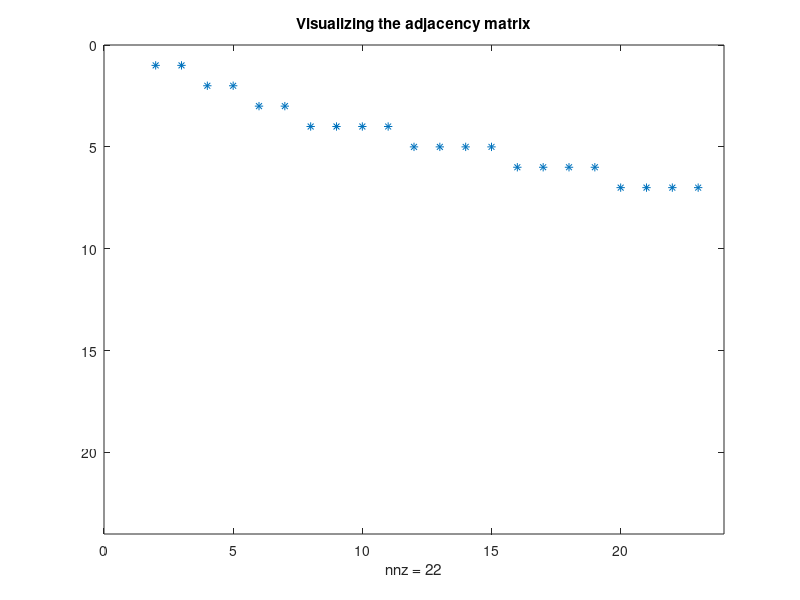

The MATLAB script that drew this image: (Note: this script raises an error after producing the figure.)

U={'home','meta_liste_produit1','meta_liste_produit2','liste_produit1','liste_produit2','liste_produit3','liste_produit4','fiche_produit1','fiche_produit2','fiche_produit3','fiche_produit4','fiche_produit5','fiche_produit6','fiche_produit7','fiche_produit8','fiche_produit9','fiche_produit10','fiche_produit11','fiche_produit12','fiche_produit13','fiche_produit14','fiche_produit15','fiche_produit16'};
G = [ ...
% home  meta_liste_produit1  meta_liste_produit2  liste_produit1  liste_produit2  liste_produit3  liste_produit4  fiche_produit1  fiche_produit2  fiche_produit3  fiche_produit4  fiche_produit5  fiche_produit6  fiche_produit7  fiche_produit8  fiche_produit9  fiche_produit10  fiche_produit11  fiche_produit12  fiche_produit13  fiche_produit14  fiche_produit15  fiche_produit16
% home         
  0          1                     1                     0              0                 0                0             0                0              0              0                0                0               0             0               0                 0                0                0                 0                0                0                0;...
% meta_liste_produit1
  0          0                     0                     1              1                 0                0             0                0              0              0                0                0               0             0               0                 0                0                0                 0                0                0                0;...
% meta_liste_produit2
  0          0                     0                     0              0                 1                1             0                0              0              0                0                0               0             0               0                 0                0                0                 0                0                0                0;...
% liste_produit1
  0          0                     0                     0              0                 0                0             1                1              1              1                0                0               0             0               0                 0                0                0                 0                0                0                0;...
% liste_produit2  
  0          0                     0                     0              0                 0                0             0                0              0              0                1                1               1             1               0                 0                0                0                 0                0                0                0;...
% liste_produit3 
  0          0                     0                     0              0                 0                0             0                0              0              0                0                0               0             0               1                 1                1                1                 0                0                0                0;...
% liste_produit4 
  0          0                     0                     0              0                 0                0             0                0              0              0                0                0               0             0               0                 0                0                0                 1                1                1                1;...
% fiche_produit1 
  0          0                     0                     0              0                 0                0             0                0              0              0                0                0               0             0               0                 0                0                0                 0                0                0                0;...
% fiche_produit2 
  0          0                     0                     0              0                 0                0             0                0              0              0                0                0               0             0               0                 0                0                0                 0                0                0                0;...
% fiche_produit3 
  0          0                     0                     0              0                 0                0             0                0              0              0                0                0               0             0               0                 0                0                0                 0                0                0                0;...
% fiche_produit4 
  0          0                     0                     0              0                 0                0             0                0              0              0                0                0               0             0               0                 0                0                0                 0                0                0                0;...
% fiche_produit5 
  0          0                     0                     0              0                 0                0             0                0              0              0                0                0               0             0               0                 0                0                0                 0                0                0                0;...
% fiche_produit6 
  0          0                     0                     0              0                 0                0             0                0              0              0                0                0               0             0               0                 0                0                0                 0                0                0                0;...
% fiche_produit7 
  0          0                     0                     0              0                 0                0             0                0              0              0                0                0               0             0               0                 0                0                0                 0                0                0                0;...
% fiche_produit8 
  0          0                     0                     0              0                 0                0             0                0              0              0                0                0               0             0               0                 0                0                0                 0                0                0                0;...
% fiche_produit9 
  0          0                     0                     0              0                 0                0             0                0              0              0                0                0               0             0               0                 0                0                0                 0                0                0                0;...
% fiche_produit10
  0          0                     0                     0              0                 0                0             0                0              0              0                0                0               0             0               0                 0                0                0                 0                0                0                0;...
% fiche_produit11
  0          0                     0                     0              0                 0                0             0                0              0              0                0                0               0             0               0                 0                0                0                 0                0                0                0;...
% fiche_produit12  
  0          0                     0                     0              0                 0                0             0                0              0              0                0                0               0             0               0                 0                0                0                 0                0                0                0;...
% fiche_produit13
  0          0                     0                     0              0                 0                0             0                0              0              0                0                0               0             0               0                 0                0                0                 0                0                0                0;...
% fiche_produit14
  0          0                     0                     0              0                 0                0             0                0              0              0                0                0               0             0               0                 0                0                0                 0                0                0                0;...
% fiche_produit15
  0          0                     0                     0              0                 0                0             0                0              0              0                0                0               0             0               0                 0                0                0                 0                0                0                0;...
% fiche_produit16
  0          0                     0                     0              0                 0                0             0                0              0              0                0                0               0             0               0                 0                0                0                 0                0                0                0;...
  ];


%% Visualizing the adjacency matrix
spy(G)
title('Visualizing the adjacency matrix')

%% Computing the page rank
pagerank;